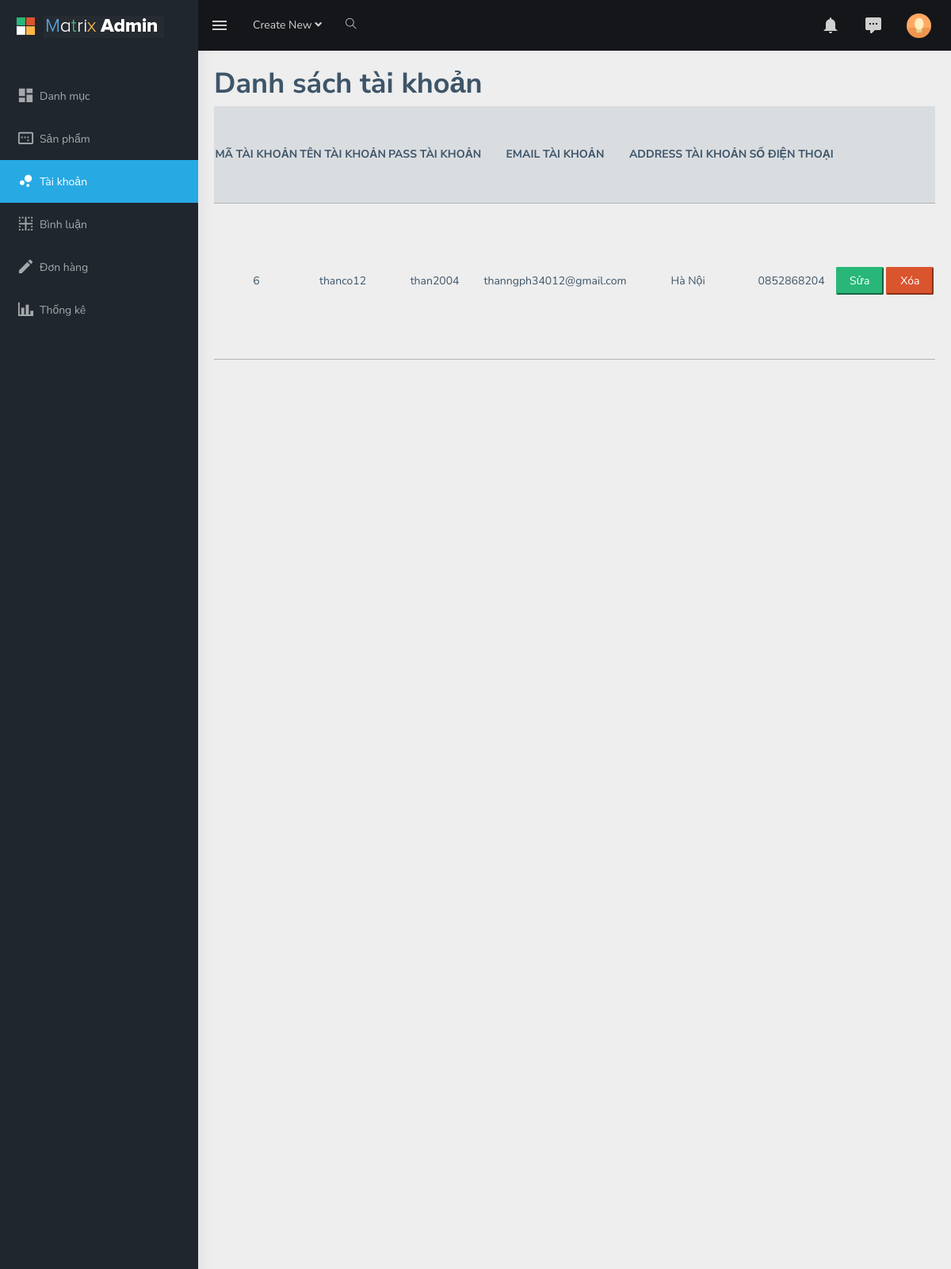
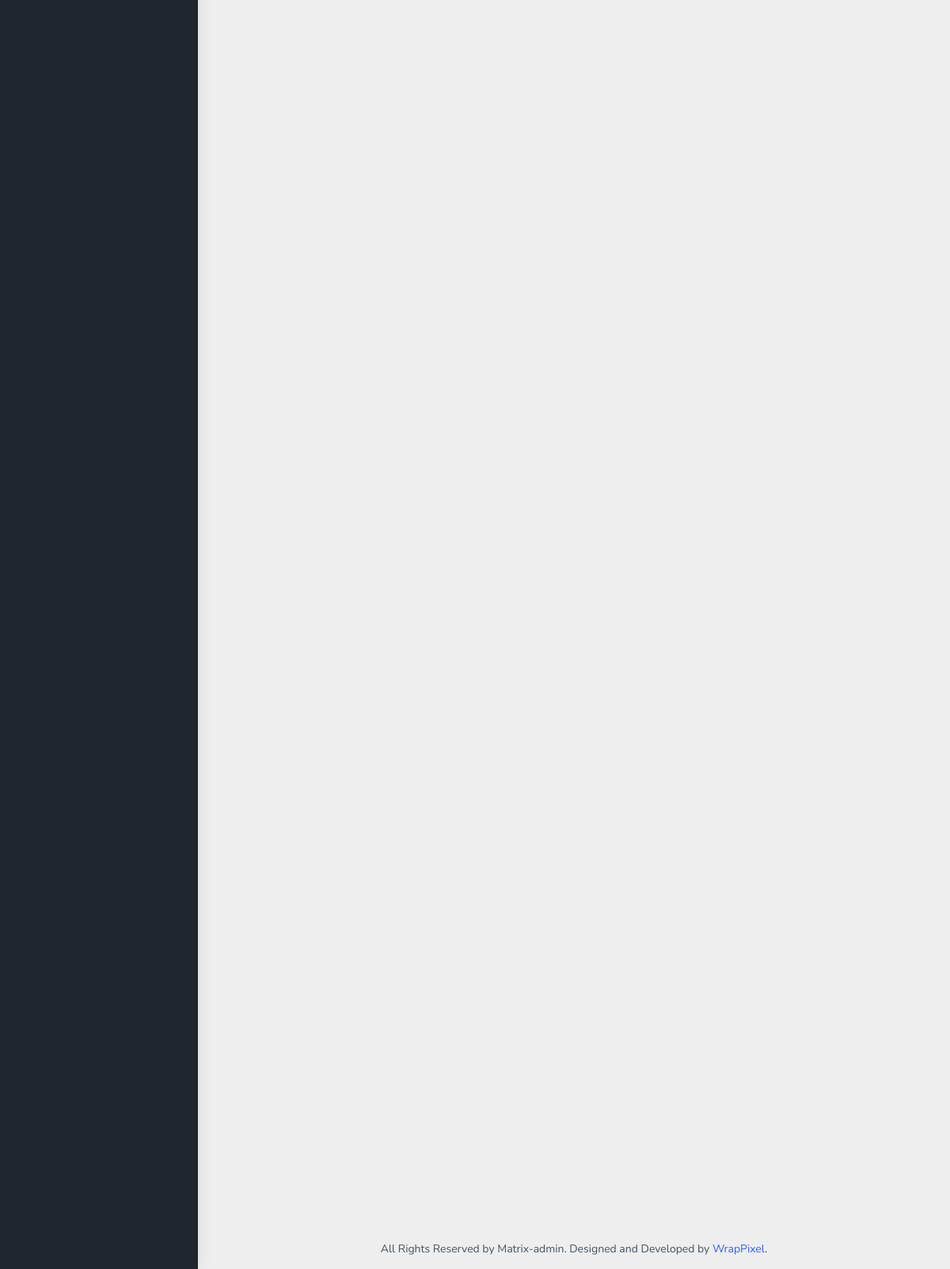
Page /admin/index.php?act=listtk on the committed database (2 pictures, top to bottom).
### tables this page shows
CREATE TABLE `taikhoan` (
  `id_tk` int NOT NULL,
  `name_tk` varchar(50) NOT NULL,
  `pass_tk` varchar(50) NOT NULL,
  `email_tk` varchar(255) NOT NULL,
  `address_tk` varchar(255) NOT NULL,
  `tel_tk` varchar(20) NOT NULL,
  `role` tinyint DEFAULT '0'
);

### model/pdo.php (called while the page is built, shortened)
<?php
function pdo_get_connection()
{
    $dburl = "mysql:host=localhost;dbname=db_chung;charset=utf8";
    $username = 'root';
    $password = '';
    $conn = new PDO($dburl, $username, $password);
    $conn->setAttribute(PDO::ATTR_ERRMODE, PDO::ERRMODE_EXCEPTION);
    return $conn;
}
function pdo_query($sql)
{
    $sql_args = array_slice(func_get_args(), 1);
    try {
        $conn = pdo_get_connection();
        $stmt = $conn->prepare($sql);
        $stmt->execute($sql_args);
        $rows = $stmt->fetchAll();
        return $rows;
    } catch (PDOException $e) {
        throw $e;
    } finally {
        unset($conn);
    }
}

### model/taikhoan.php (called while the page is built, shortened)
<?php
 function load_all_taikhoan()
 {
     $sql = "select * from taikhoan order by id_tk asc";
         $listDM = pdo_query($sql);
         return $listDM;
 }
?>

### admin/taikhoan/list_tk.php (the view, shortened to what this page needs)
<div class="container-fluid">
        <div class="khung_list_title" style="width: 100%;height: 50px;">
            <h1>Danh sách tài khoản</h1>
        </div>
        <div class="khung_list_sp" style="width: 100%;height: 3000px;">
            <div class="xuatsp" style="width: 100%; height: 800px;">
            <table style="width: 100%; height: 40%; text-align: center;">
                        <tr style="border-bottom: 1px solid #B2B2B2; background-color: #ced3d894;">
                            <th>MÃ TÀI KHOẢN</th>
                            <th>TÊN TÀI KHOẢN</th>
                            <th>PASS TÀI KHOẢN</th>
                            <th>EMAIL TÀI KHOẢN</th>
                            <th>ADDRESS TÀI KHOẢN</th>
                            <th>SỐ ĐIỆN THOẠI</th>
                            <th></th>
                        </tr>
                        <?php
                            foreach ($xuattk as $key) {
                                extract($key);
                                $sua_tk = "index.php?act=sua_tk&id_tk=".$id_tk;
                                $xoa_tk = "index.php?act=xoa_tk&id_tk=".$id_tk;
                                echo '
                                <tr style="border-bottom: 1px solid #B2B2B2;">
                                <td> ' . $id_tk.'</td>
                                <td>' . $name_tk .'</td>
                                <td>' . $pass_tk .'</td>
                                <td>' . $email_tk .'</td>
                                <td>' . $address_tk .'</td>
                                <td>' . $tel_tk .'</td>
                                <td>
                                <a href="'.$sua_tk.'">
                                <input type="button" value="Sửa" class="check"  style="color: #fff;background-color: #28b779;border-color: #28b779; border-radius: 2px; width: 60px; height: 35px; cursor: pointer;">
                                </a>
                                <a href="'.$xoa_tk.'" >
                                <input style="color: #fff;background-color: #da542e;border-color: #da542e; border-radius: 2px; width: 60px; height: 35px; cursor: pointer; Onclick="return confirmDesactiv()" type="button" value="Xóa" class="check" >
                                </a>
                                </td>
                            </tr>
                                ';
                            }
                        ?>
                    </table>
            </div>
        </div>
</div>

### assets/libs/flot/css/all.css (style rules this page uses)
.khung_list_title { width: 100%; height: 70px; }
.khung_list_sp { width: 100%; height: 800px; }

### rows in the picture
taikhoan: id_tk "6", name_tk "thanco12", pass_tk "than2004", email_tk "thanngph34012@gmail.com", address_tk "Hà Nội", tel_tk "0852868204"
